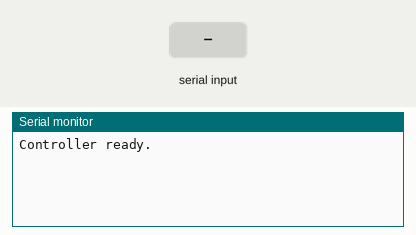
The sketch below on a simulated Arduino Uno, built with avr-gcc and run on an emulated ATmega328P. On the bench: the last lines printed to the serial monitor. The inputs (shaded band) are chosen by the test bench. No radio packets arrive unless stated.

Above: at 1.2 s.
1.3 s: "w" received over Serial
At 2.2 s:
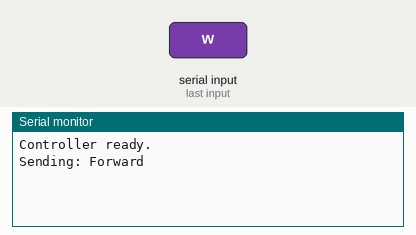
2.8 s: "s" received over Serial
At 3.3 s:
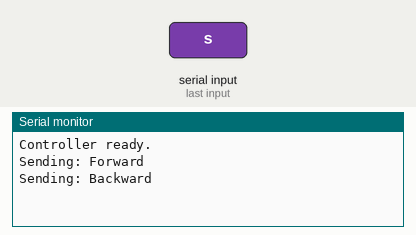
4.3 s: "a" received over Serial
At 5.5 s:
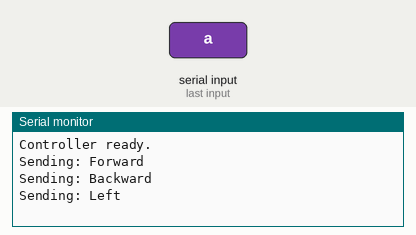
5.8 s: "d" received over Serial
At 6.8 s:
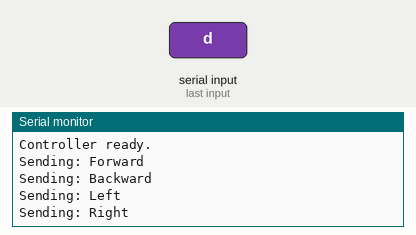
7.3 s: "u" received over Serial
At 8.0 s:
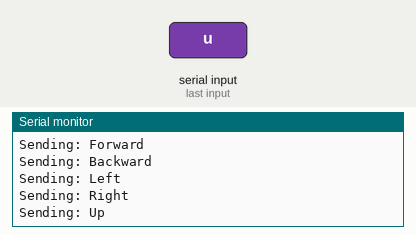
8.8 s: "j" received over Serial
At 10.3 s:
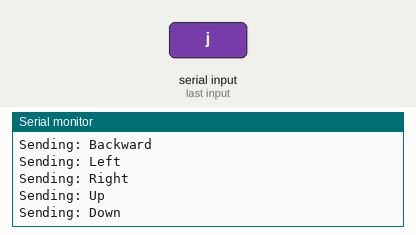

Measured:
- after the input at 1.3 s, the serial monitor: prints a new line at once (image 1)
- after the input at 2.8 s, the serial monitor: prints a new line at once (image 2)
- after the input at 4.3 s, the serial monitor: prints a new line at once (image 3)
- after the input at 5.8 s, the serial monitor: prints a new line at once (image 4)
- after the input at 7.3 s, the serial monitor: prints a new line at once (image 5)
- after the input at 8.8 s, the serial monitor: prints a new line at once (image 6)

The sketch:

controller.ino
```cpp
#include <SPI.h>
#include <RF24.h>

RF24 radio(9, 10);  // nRF24L01+ module (CE, CSN)
const byte address[6] = "00001";  // Unique address

void setup() {
  // Start serial communication for debugging
  Serial.begin(9600);

  // Initialize the nRF24L01+ radio
  radio.begin();
  radio.openWritingPipe(address);
  radio.setPALevel(RF24_PA_HIGH);

  Serial.println("Controller ready.");
}

void loop() {
  // Send commands based on user input
  if (Serial.available()) {
    char command = Serial.read();

    if (command == 'w') {
      radio.write("FWD", sizeof("FWD"));  // Send Forward command
      Serial.println("Sending: Forward");
    } else if (command == 's') {
      radio.write("BK", sizeof("BK"));  // Send Backward command
      Serial.println("Sending: Backward");
    } else if (command == 'a') {
      radio.write("LFT", sizeof("LFT"));  // Send Left command
      Serial.println("Sending: Left");
    } else if (command == 'd') {
      radio.write("RGT", sizeof("RGT"));  // Send Right command
      Serial.println("Sending: Right");
    } else if (command == 'u') {
      radio.write("UP", sizeof("UP"));  // Send Up command
      Serial.println("Sending: Up");
    } else if (command == 'j') {
      radio.write("DN", sizeof("DN"));  // Send Down command
      Serial.println("Sending: Down");
    }
  }
}
```
